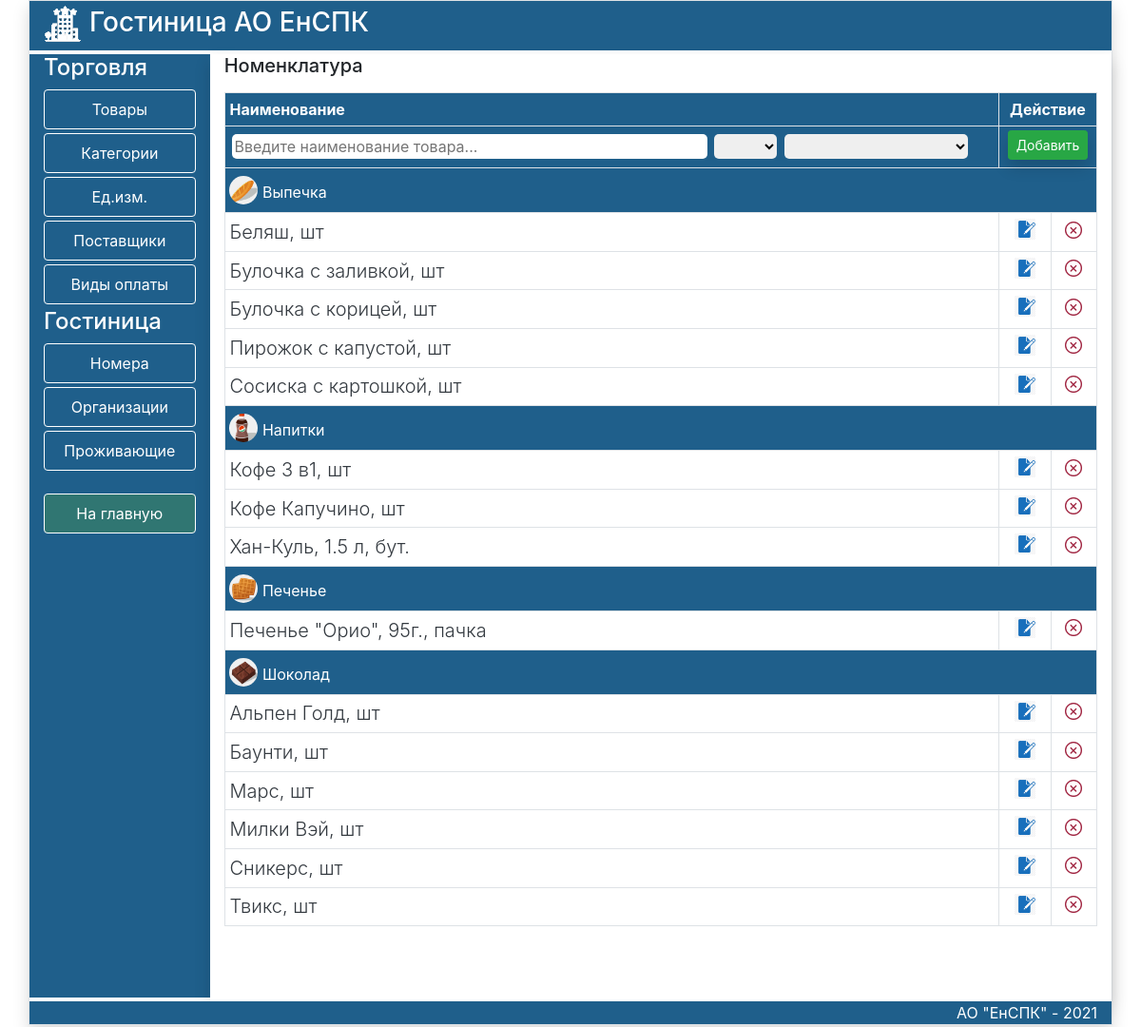
The app's page /Good with its own data.
### trade/models.py (models this page shows, shortened)
class Category(models.Model):
    title = models.CharField(max_length=100, verbose_name='Наименование')
    photo = models.ImageField(upload_to='photo',blank=True)
    def __str__(self):
        return self.title
    class Meta:
        verbose_name='Категория'
        verbose_name_plural='Категории'
        ordering=['title',]

class Good(models.Model):
    title=models.CharField(max_length=100,verbose_name='Наименование')
    unit=models.ForeignKey(Unit,on_delete=models.PROTECT,verbose_name='Единица измерения')
    category=models.ForeignKey(Category,on_delete=models.PROTECT,verbose_name='Категория',related_name='photos')
    class Meta:
        verbose_name='Товар'
        verbose_name_plural='Товары'
        ordering=['title',]

class Unit(models.Model):
    title = models.CharField(max_length=100,verbose_name='Наименование')
    def __str__(self):
        return self.title
    class Meta:
        verbose_name='Единица измерения'
        verbose_name_plural='Единицы измерения'
        ordering=['title',]

### trade/views.py (the view)
# urls.py: path('Good',Goods,name='Good'),
def Goods(request):
    category=Category.objects.filter(photos__isnull=False).distinct()
    unit=Unit.objects.all()
    good=Good.objects.all()
    title='Номенклатура'
    if request.method == 'POST':
        form = GoodForm(request.POST)
        if form.is_valid():
            try:
                form.save()
                form = GoodForm()
                return redirect('Good')
            except:
                form.add_error(None, 'Ошибка добавления ')
    else:
        form = GoodForm()
    return render(request, 'trade/Good.html', {'title': title, 'form': form, 'category': category, 'unit': unit,'goods':good})

### trade/forms.py
class GoodForm(forms.ModelForm):
   class Meta:
      model = Good
      fields = ['title', 'unit', 'category']
      widgets = {
         'title': forms.TextInput(attrs={'class': 'form-input','placeholder':'Введите наименование товара...',
          'style': 'width:500px;margin-right:2px;border:none;border-radius:5px'}),
         'unit': forms.Select(attrs={'class': 'form-input','style': 'margin-left:5px;'
         'margin-right:2px;border:none;border-radius:5px'}),
         'category': forms.Select(attrs={'class': 'form-input','style': 'margin-left:6px;margin-right:2px;border:none;border-radius:5px'}),
      }
   def __init__(self, *args, **kwargs):
      super(GoodForm, self).__init__(*args, **kwargs)
      self.fields['unit'].empty_label = ''
      self.fields['category'].empty_label = ''

### trade/templates/trade/Good.html (shortened to what this page needs)
{% extends 'trade/listpage.html' %}
{% load static %}
{% block DataArea %}
<h5 class="mb-3">{{title}}</h5>
<div class="scrolltable2">
    <table class="table table-sm table-bordered table-hover ">
        <tr class="secondary">
            <th class="btnblack">Наименование</th>
            <th class="text-center btnblack" colspan="2">Действие</th>
        </tr>
        <tr>
            <th class="btnblack">
                <div >
    <form action="" method="post">
        <div class="form-row pb-1 pl-2 pt-1">
            {{form.title}}
            {{form.unit}}{{form.category}}
            </th><th colspan="2" class="btnblack">
            <div class="text-end ml-1 ">
                <button type="submit" class="btn btn-success btn-sm shadow ">Добавить</button>
            </div>
        </div>
 </div>
        {% for item in category %}
<tr>
            <td class="pt-2 pb-0 btnblack" colspan="3">{% if item.photo %}<img src="{{item.photo.url}}" alt="..." width="30"
            height="30" class="mb-2 rounded-circle">{% endif %}
                {{item.title}}
            </td>
        </tr>
        {% for good in goods %}
        {% if item.id == good.category_id %}
        <tr>
            <td><a href="{% url 'Good' %}" class="text-dark lead">{{good.title}}, {{good.unit}} </a></td>
         <td class="text-center pt-0 pb-2 " style="vertical-align:middle"><a href="{% url 'UpdateGoods' good.pk %}">
                <img src="{% static 'trade/images/edit2.png' %}" height="22" style="top:10px"></a></td>
            <td class="text-center pt-0 pb-2 " style="vertical-align:middle"><a href="{% url 'DeleteGoods' good.pk %}">
                <img src="{% static 'trade/images/delete2.png' %}" height="18" style="top:10px"></a></td>
        </tr>
        {% endif %}
        {% endfor %}
        {% endfor %}
</div>
{% endblock DataArea %}

### trade/static/trade/css/my.css (style rules this page uses)
.btnblack { background-color:RGB(31,95,139); color: white; }
.scrolltable2 { display:block; overflow-y: auto; height:82vh; }

### records on screen
Category: photo (picture), title "Выпечка"
Good: title "Беляш", unit "шт"
Good: title "Булочка с заливкой", unit "шт"
Good: title "Булочка с корицей", unit "шт"
Good: title "Пирожок с капустой", unit "шт"
Good: title "Сосиска с картошкой", unit "шт"
Category: photo (picture), title "Напитки"
Good: title "Кофе 3 в1", unit "шт"
Good: title "Кофе Капучино", unit "шт"
Good: title "Хан-Куль, 1.5 л", unit "бут."
Category: photo (picture), title "Печенье"
Good: title "Печенье \"Орио\", 95г.", unit "пачка"
Category: photo (picture), title "Шоколад"
Good: title "Альпен Голд", unit "шт"
Good: title "Баунти", unit "шт"
Good: title "Марс", unit "шт"
Good: title "Милки Вэй", unit "шт"
Good: title "Сникерс", unit "шт"
Good: title "Твикс", unit "шт"

### other values on screen
{{ title }} "Номенклатура"
